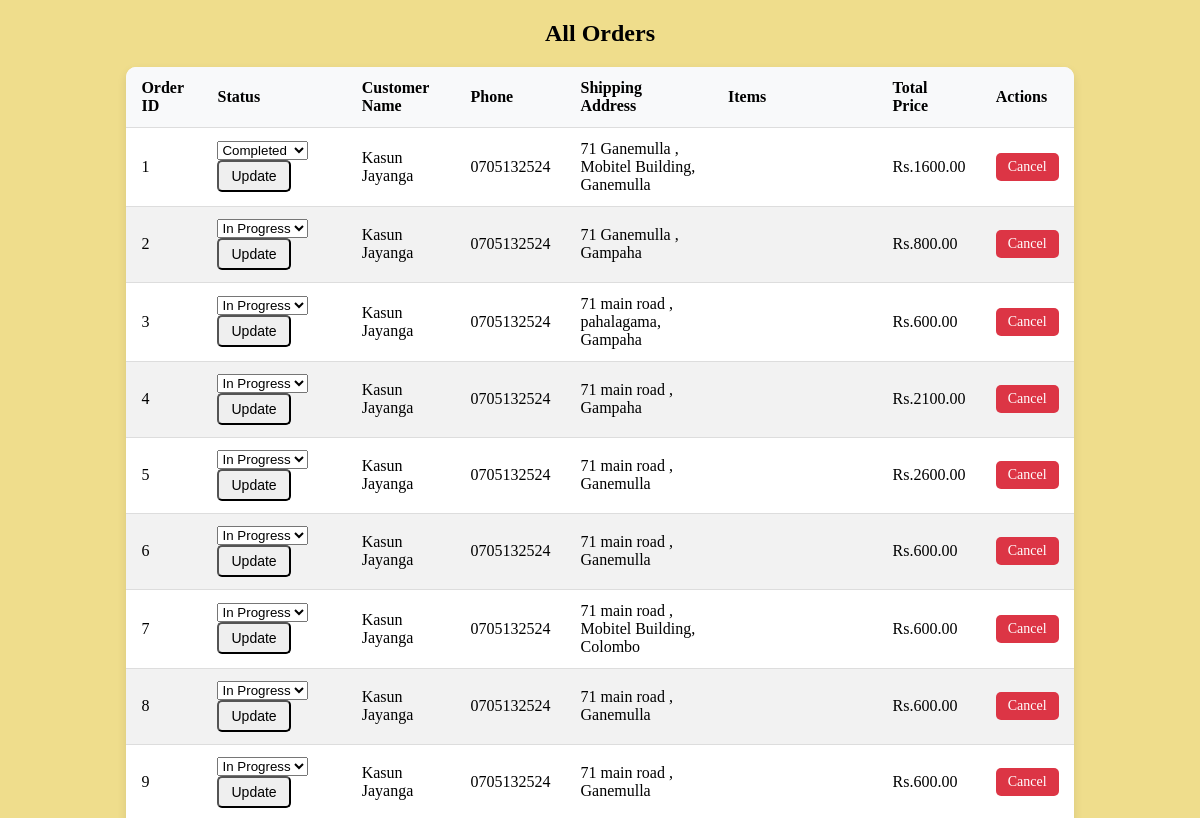
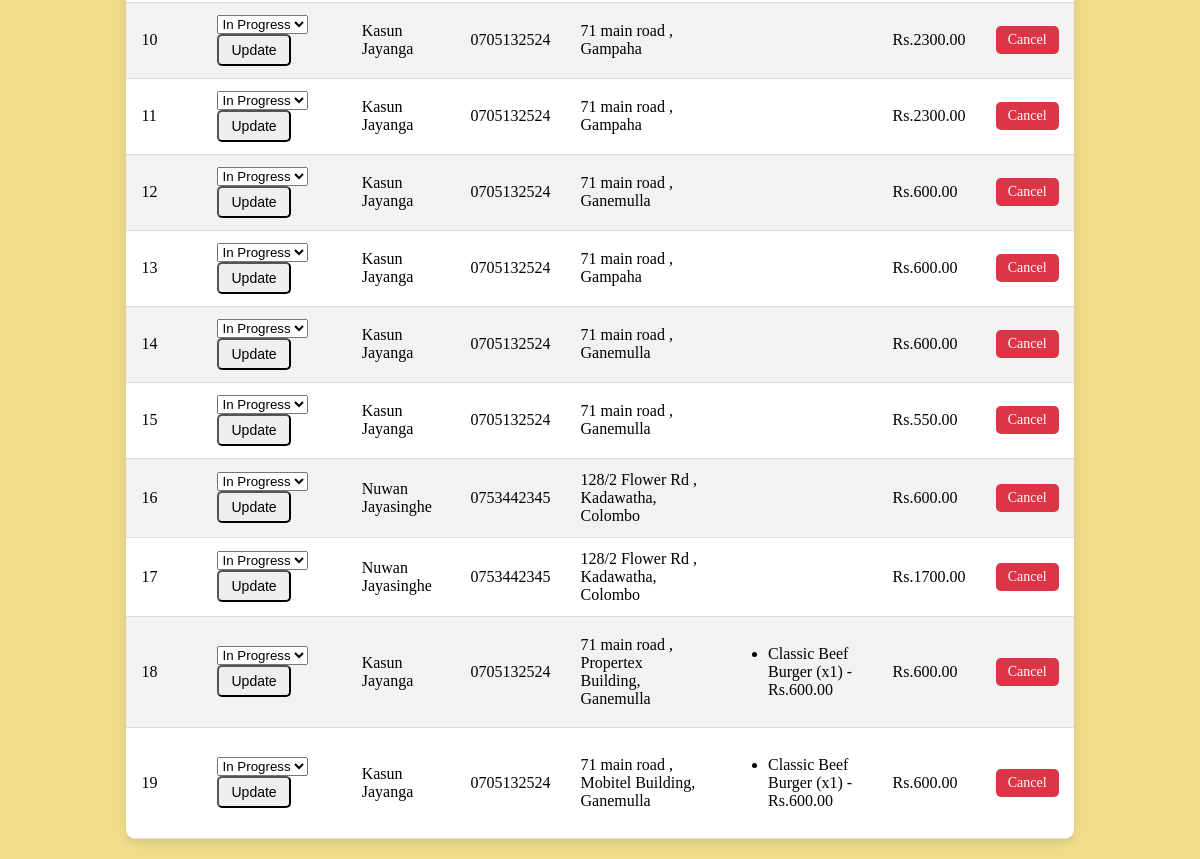
Before: /dashboard/orders with the older database file (2 pictures, top to bottom).
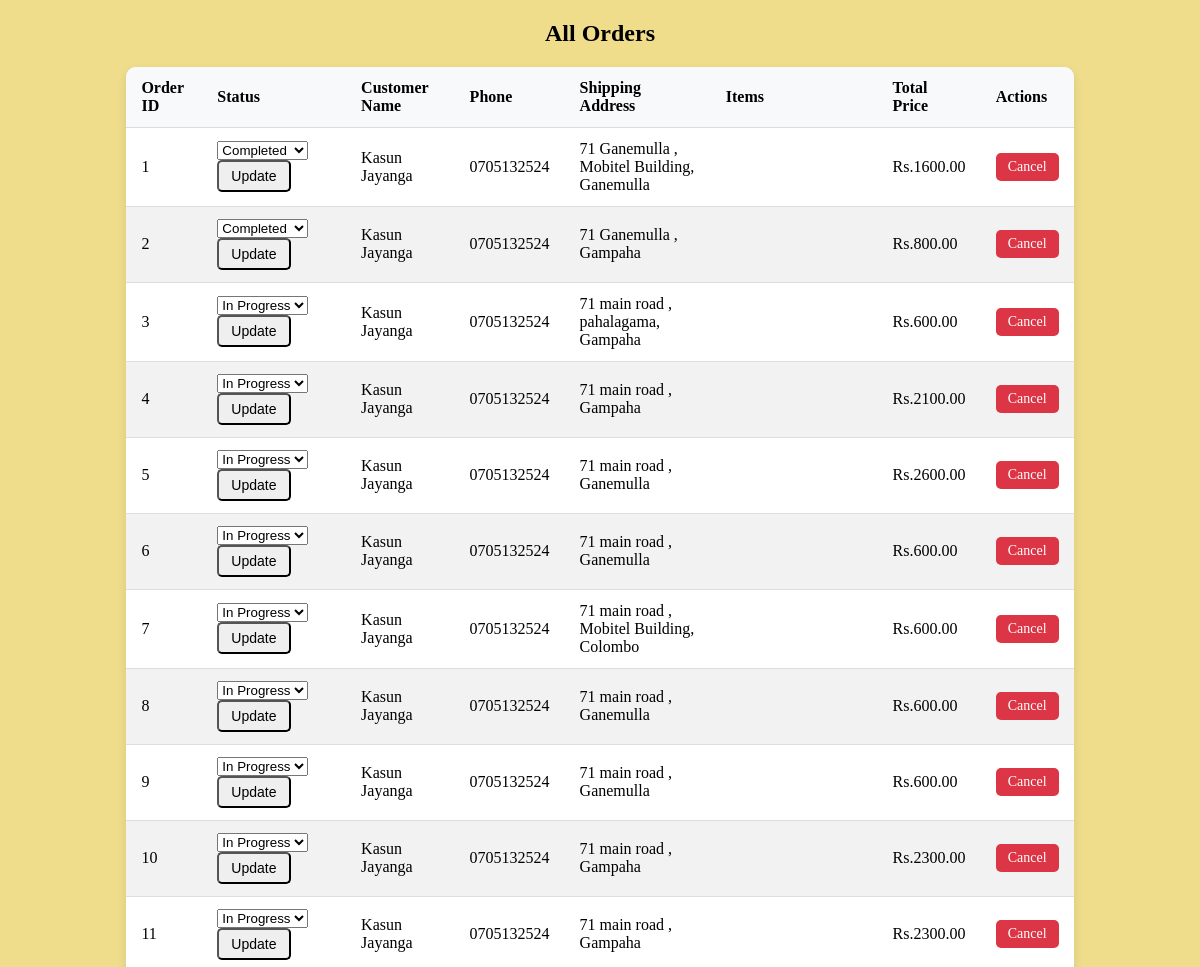
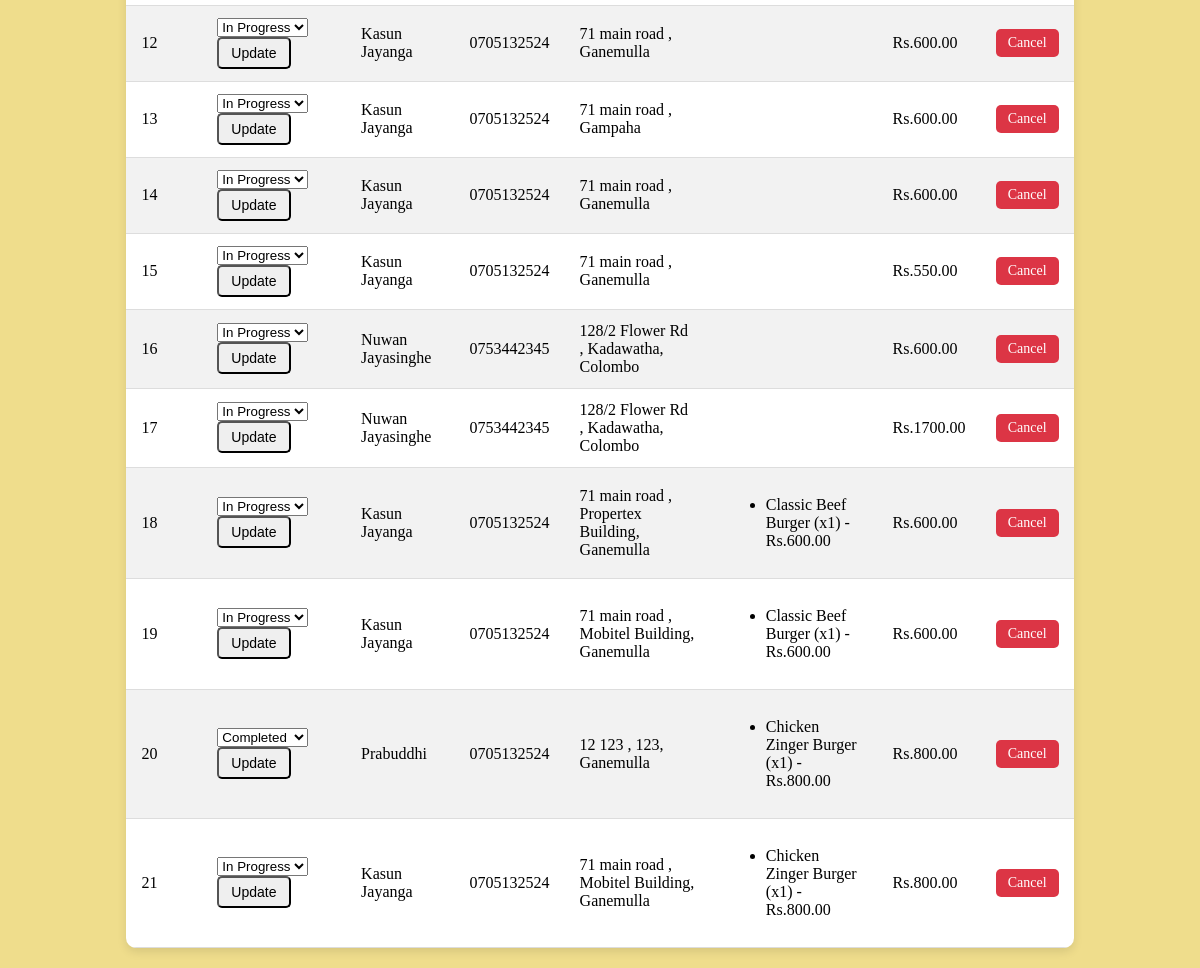
After: the same page with the newer database file (2 pictures, top to bottom).
### webstore/models.py (models this page shows, shortened)
class Order(models.Model):
    user = models.ForeignKey(
        settings.AUTH_USER_MODEL,
        on_delete=models.CASCADE,
        null=True,  # Allow null values
        blank=True,  # Allow blank values in forms
    ) # Link order to user
    items = models.TextField()  # Use for sqlite
    order_date = models.DateTimeField(auto_now_add=True)
    STATUS_CHOICES = [
        ('Incomplete', 'Incomplete'),
        ('Complete', 'Complete'),
    ]
    status = models.CharField(max_length=20, choices=STATUS_CHOICES, default='Incomplete')
    total_price = models.FloatField(default=0)

class ShippingDetails(models.Model):
    order = models.OneToOneField(Order, on_delete=models.CASCADE)  # Link to Order
    name = models.CharField(max_length=255)
    delivery_date = models.DateField()
    delivery_time = models.TimeField()
    house_no = models.CharField(max_length=10)
    street1 = models.CharField(max_length=255)
    street2 = models.CharField(max_length=255, blank=True, null=True)
    town = models.CharField(max_length=255)
    phone = models.CharField(max_length=15)

class OrderItem(models.Model):
    order = models.ForeignKey(Order, on_delete=models.CASCADE)
    item = models.ForeignKey(Menu, on_delete=models.CASCADE)
    quantity = models.PositiveIntegerField(default=1)

class Menu(models.Model):
    name = models.CharField(max_length=50)
    description = models.CharField(max_length=400)
    price = models.FloatField()
    img_url = models.ImageField(upload_to='static/')

### webstore/views.py (the view)
# urls.py: path('dashboard/orders', views.view_orders, name='view_orders'),  # Correct URL pattern
def view_orders(request):
    orders = Order.objects.all()
    order_details = []
    for order in orders:
        order_items = OrderItem.objects.filter(order=order)
        try:
            shipping_details = ShippingDetails.objects.get(order=order)
        except ShippingDetails.DoesNotExist:
            shipping_details = None  # In case shipping details are missing
        order_detail = {
            'order': order,
            'shipping_details': shipping_details,
            'order_items': order_items
        }
        order_details.append(order_detail)
    return render(request, 'view_orders.html', {'order_details': order_details})

### webstore/templates/view_orders.html (shortened to what this page needs)
<!DOCTYPE html>
<html lang="en">
<head>
</head>
<body>
    <h2 class="center">All Orders</h2>
    <table class="table">
        <thead>
            <tr>
                <th>Order ID</th>
                <th>Status</th>
                <th>Customer Name</th>
                <th>Phone</th>
                <th>Shipping Address</th>
                <th>Items</th>
                <th>Total Price</th>
                <th>Actions</th>
            </tr>
        </thead>
        <tbody>
            {% for order_detail in order_details %}
                <tr>
                    <td>{{ order_detail.order.id }}</td>
                    <td>
                        <div class="status-update">
                            <form method="POST" action="{% url 'update_order_status' order_detail.order.id %}">
                                <select name="status">
                                    <option value="In Progress" {% if order_detail.order.status == 'In Progress' %}selected{% endif %}>In Progress</option>
                                    <option value="Completed" {% if order_detail.order.status == 'Completed' %}selected{% endif %}>Completed</option>
                                </select>
                                <button type="submit" class="btn btn-warning btn-sm">Update</button>
                            </form>
                        </div>
                    </td>
                    {% if order_detail.shipping_details %}
                        <td>{{ order_detail.shipping_details.name }}</td>
                        <td>{{ order_detail.shipping_details.phone }}</td>
                        <td>
                            {{ order_detail.shipping_details.house_no }} {{ order_detail.shipping_details.street1 }}
                            {% if order_detail.shipping_details.street2 %}, {{ order_detail.shipping_details.street2 }}{% endif %},
                            {{ order_detail.shipping_details.town }}
                        </td>
                    {% else %}
                        <td colspan="3">No shipping details available</td>
                    {% endif %}
                    <td>
                        <ul>
                            {% for item in order_detail.order_items %}
                                <li>{{ item.item.name }} (x{{ item.quantity }}) - Rs.{{ item.item.price|floatformat:2 }}</li>
                            {% endfor %}
                        </ul>
                    </td>
                    <td>Rs.{{ order_detail.order.total_price|floatformat:2 }}</td>
                    <td>
                        <a href="{% url 'confirm_cancel' order_detail.order.id %}" class="btn btn-danger btn-sm">Cancel</a>
                    </td>
                </tr>
            {% endfor %}
        </tbody>
    </table>
</body>
</html>

Changed rows visible on the page:
changed Order id 2: status "In Progress" → "Completed"
added Order: order.id "20", status "Completed", shipping_details.name "Prabuddhi", shipping_details.phone "0705132524", shipping_details.house_no "12", shipping_details.street1 "123", shipping_details.street2 "123", shipping_details.town "Ganemulla", order.total_price "800.00"
added OrderItem: item.name "Chicken Zinger Burger", quantity "1", item.price "800.00", shown under "20"
added Order: order.id "21", shipping_details.name "Kasun Jayanga", shipping_details.phone "0705132524", shipping_details.house_no "71", shipping_details.street1 "main road", shipping_details.street2 "Mobitel Building", shipping_details.town "Ganemulla", order.total_price "800.00"
added OrderItem: item.name "Chicken Zinger Burger", quantity "1", item.price "800.00", shown under "21"
